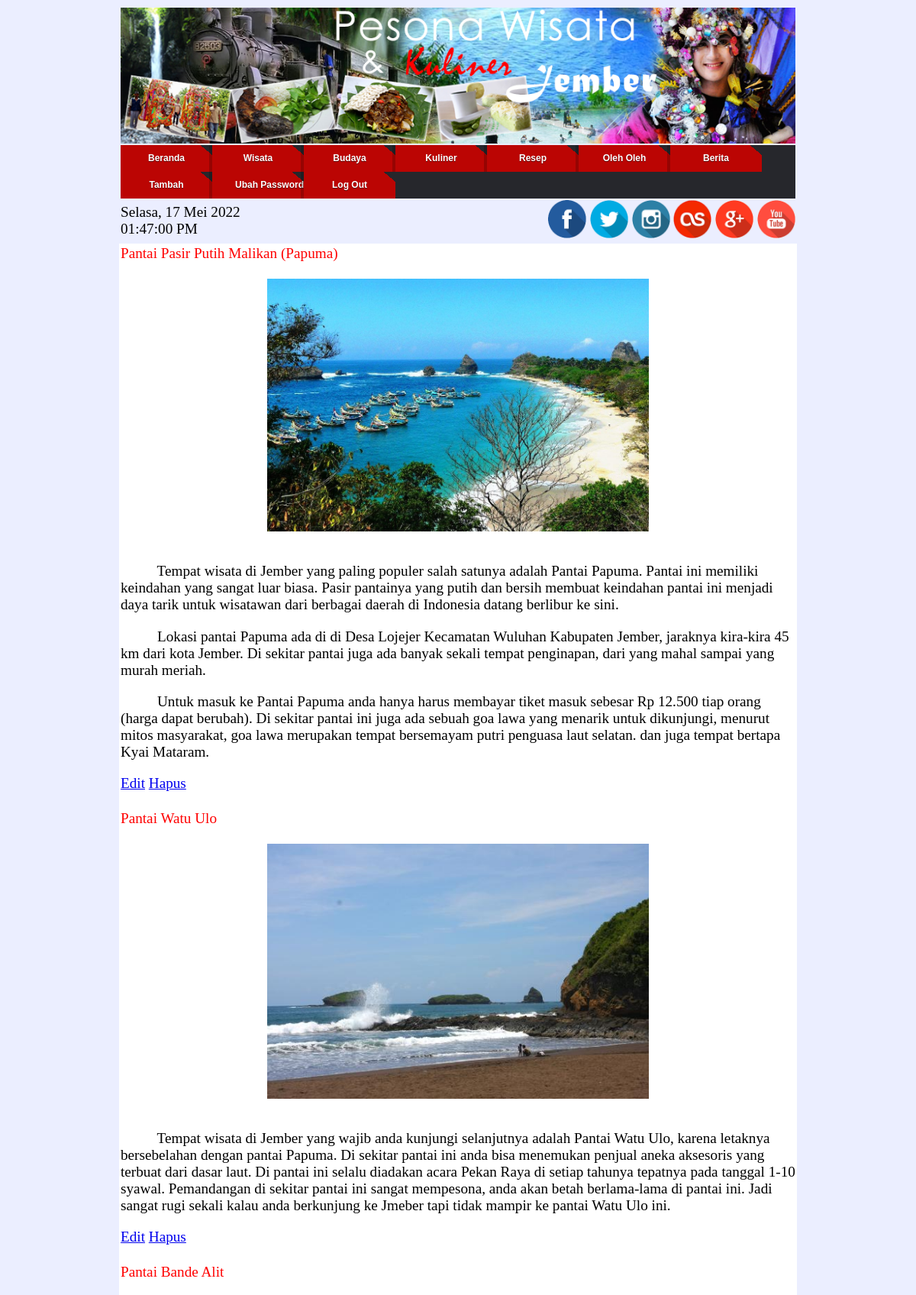
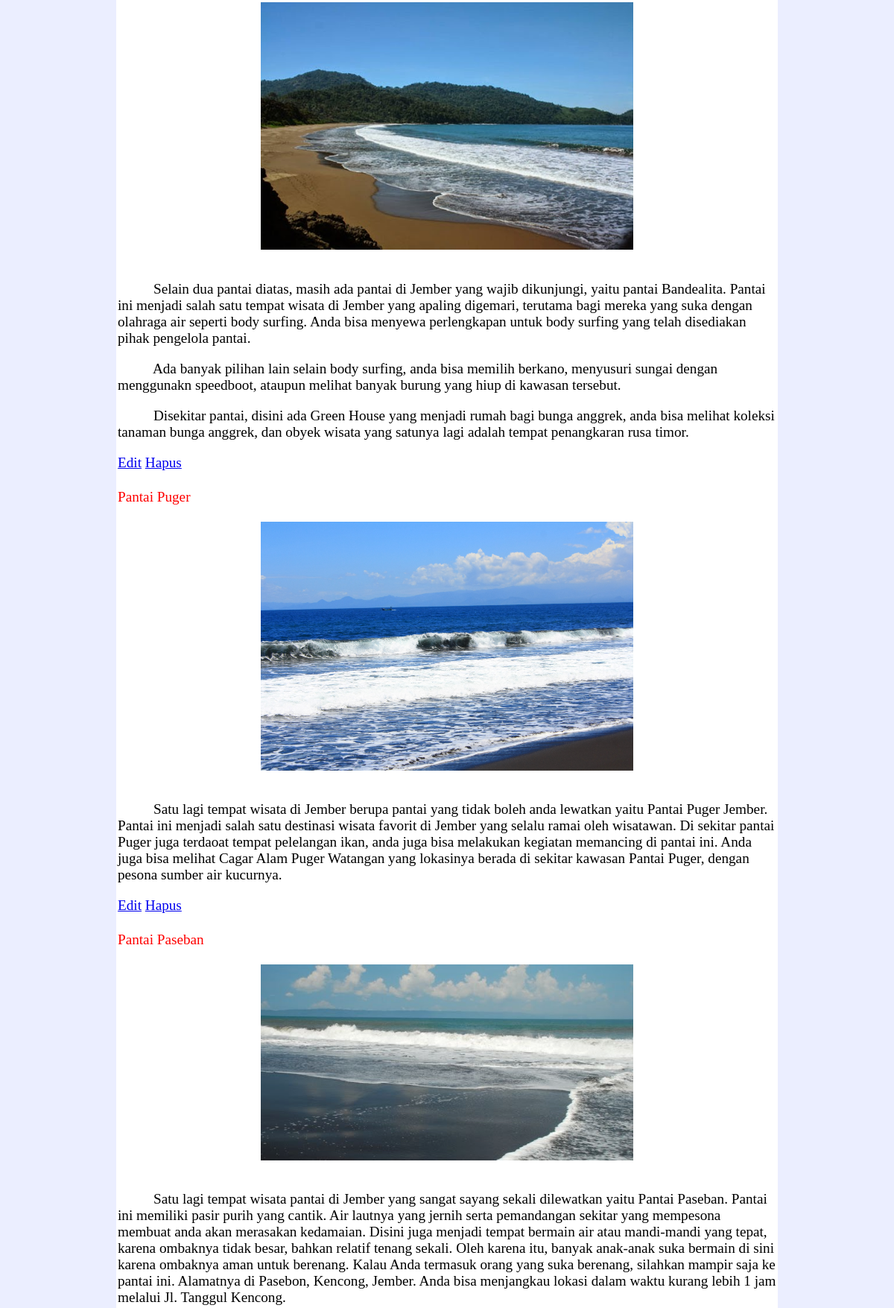
/admin/wisata.php (signed in, upper part), run on the app's committed database (2 pictures, top to bottom).
### tables this page shows
CREATE TABLE IF NOT EXISTS `berita` (
  `id_berita` int(11) NOT NULL AUTO_INCREMENT,
  `judul` varchar(40) NOT NULL,
  `tgl_buat` date DEFAULT NULL,
  `tgl_update` date NOT NULL,
  `gambar` varchar(100) NOT NULL,
  `isi` text NOT NULL,
  `kategori` varchar(15) NOT NULL,
  `kunjungan` int(11) NOT NULL,
  PRIMARY KEY (`id_berita`)
);

### admin/wisata.php (the view, shortened to what this page needs)
<?php
if(isset($_SESSION['login'])){
?>
<html>
<body>
<?php
	include "menu_admin.php";
?>
<center>
<table border="0" bgcolor="white">
<?php
	$query=mysql_query("SELECT * FROM berita where kategori='wisata'")or die('perintah sql salah');
	if(mysql_num_rows($query)==0){
	echo'<tr><td><center>Tidak ada data!</center></td></tr>';
	}else{
		$per_page = 5;
		$page = (isset($_GET['page'])) ? (int)$_GET['page'] : 1;
		$start = ($page - 1) * $per_page;
		$query="select judul,gambar,isi,id_berita from berita where kategori='wisata' order by id_berita limit $start, $per_page";
		$sql=mysql_query($query);
		while($hasil=mysql_fetch_array($sql)){
			$judul=$hasil['judul'];
			$gambar=$hasil['gambar'];
			$isi=$hasil['isi'];
			$id=$hasil['id_berita'];
			echo'<tr><td><font color="red">'.$judul.'</font><br><br>
			<center>
			<img src="../images/'.$gambar.'" class="img5" width="500" title="'.$gambar.'" alt="'.$gambar.'"></center>
			<br>
			';
			echo $isi;
			echo'<a href="edit.php?id='.$id.'">Edit</a> <a href="hapus.php?id='.$id.'"onclick="return confirm(\'Yakin?\')">Hapus</a><br><br></td></tr>';
		}
	}
?>
</table>
<?php
	include 'footer.php';
?>
</body>
</html>
<?php
}else{
	echo'<script>window.location="admin97.php"</script>';
}
?>

### admin/menu_admin.php (style rules this page uses)
body { font-family:Calibri; background-color:#ebeeff; }
.img5 { height:auto; transition: all 0.5s; -o-transition: all 0.5s; -moz-transition: all 0.5s; -webkit-transition: all 0.5s; }
img { max-width:100% }
table { width: 75%; }
table tr { padding: .35em; }
table th, table td { padding: 0em; font-size:1.2em; }
table td img { text-align: center; }

### data on the page
berita: judul "Pantai Pasir Putih Malikan (Papuma)", gambar (picture), isi "Tempat wisata di Jember yang paling populer salah satunya adalah Pantai Papuma. Pantai ini memiliki keindahan yang sangat luar biasa. Pasir pantainya yang putih dan bersih membuat keindahan pantai ini menjadi daya tarik untuk wisatawan dari berbagai daerah di Indonesia datang berlibur ke sini. Lokasi pantai Papuma ada di di Desa Lojejer Kecamatan Wuluhan Kabupaten Jember, jaraknya kira-kira 45 km dari kota Jember. Di sekitar pantai juga ada banyak sekali tempat penginapan, dari yang mahal sampai yang murah meriah. Untuk masuk ke Pantai Papuma anda hanya harus membayar tiket masuk sebesar Rp 12.500 tiap orang (harga dapat berubah). Di sekitar pantai ini juga ada sebuah goa lawa yang menarik…"
berita: judul "Pantai Watu Ulo", gambar (picture), isi "Tempat wisata di Jember yang wajib anda kunjungi selanjutnya adalah Pantai Watu Ulo, karena letaknya bersebelahan dengan pantai Papuma. Di sekitar pantai ini anda bisa menemukan penjual aneka aksesoris yang terbuat dari dasar laut. Di pantai ini selalu diadakan acara Pekan Raya di setiap tahunya tepatnya pada tanggal 1-10 syawal. Pemandangan di sekitar pantai ini sangat mempesona, anda akan betah berlama-lama di pantai ini. Jadi sangat rugi sekali kalau anda berkunjung ke Jmeber tapi tidak mampir ke pantai Watu Ulo ini."
berita: judul "Pantai Bande Alit", gambar (picture), isi "Selain dua pantai diatas, masih ada pantai di Jember yang wajib dikunjungi, yaitu pantai Bandealita. Pantai ini menjadi salah satu tempat wisata di Jember yang apaling digemari, terutama bagi mereka yang suka dengan olahraga air seperti body surfing. Anda bisa menyewa perlengkapan untuk body surfing yang telah disediakan pihak pengelola pantai. Ada banyak pilihan lain selain body surfing, anda bisa memilih berkano, menyusuri sungai dengan menggunakn speedboot, ataupun melihat banyak burung yang hiup di kawasan tersebut. Disekitar pantai, disini ada Green House yang menjadi rumah bagi bunga anggrek, anda bisa melihat koleksi tanaman bunga anggrek, dan obyek wisata yang satunya lagi adalah…"
berita: judul "Pantai Puger", gambar (picture), isi "Satu lagi tempat wisata di Jember berupa pantai yang tidak boleh anda lewatkan yaitu Pantai Puger Jember. Pantai ini menjadi salah satu destinasi wisata favorit di Jember yang selalu ramai oleh wisatawan. Di sekitar pantai Puger juga terdaoat tempat pelelangan ikan, anda juga bisa melakukan kegiatan memancing di pantai ini. Anda juga bisa melihat Cagar Alam Puger Watangan yang lokasinya berada di sekitar kawasan Pantai Puger, dengan pesona sumber air kucurnya."
berita: judul "Pantai Paseban", gambar (picture), isi "Satu lagi tempat wisata pantai di Jember yang sangat sayang sekali dilewatkan yaitu Pantai Paseban. Pantai ini memiliki pasir purih yang cantik. Air lautnya yang jernih serta pemandangan sekitar yang mempesona membuat anda akan merasakan kedamaian. Disini juga menjadi tempat bermain air atau mandi-mandi yang tepat, karena ombaknya tidak besar, bahkan relatif tenang sekali. Oleh karena itu, banyak anak-anak suka bermain di sini karena ombaknya aman untuk berenang. Kalau Anda termasuk orang yang suka berenang, silahkan mampir saja ke pantai ini. Alamatnya di Pasebon, Kencong, Jember. Anda bisa menjangkau lokasi dalam waktu kurang lebih 1 jam melalui Jl. Tanggul Kencong."
